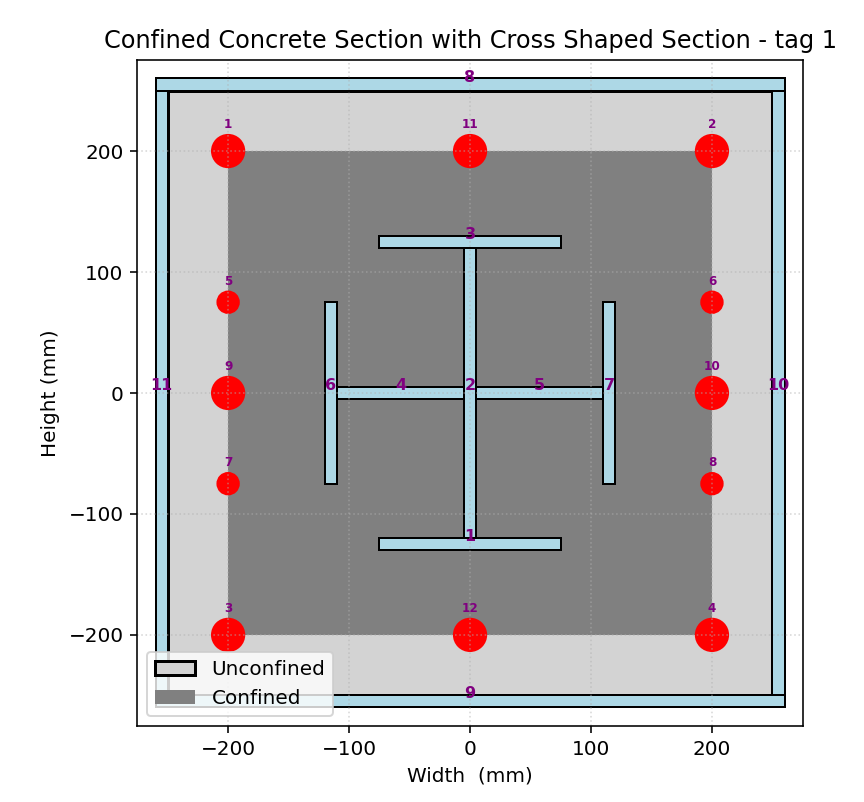

Source code (Python):
def COMPOSITE_REC_CROSS_SHAPED_STEEL_SECTION_FUN_EXTRA(secTag, HSec, BSec, cover,
                              STEEL_TYPE, fc, Kc,
                              STEEL_DENSITY,
                              CONCRETE_DENSITY, PLOT):
 
    """
    Create a rectangular confined‑concrete fiber section (OpenSees) and,
    if PLOT=True, draw a simple 2‑D sketch of the section.

    Parameters
    ----------
    secTag          : int   – section identifier
    HSec, BSec      : float – height and width  (mm)
    cover           : float – concrete cover (mm)
    STEEL_TYPE      : str   – 'ELASTIC' or 'INELASTIC'
    fc              : float – unconfined concrete compressive strength (MPa, negative)
    Kfc             : float – ratio of confined to unconfined concrete strength
    CONCRETE_DENSITY: float – ρc (kg/m³) – will be converted to N·s²/mm³
    STEEL_DENSITY   : float – ρc (kg/m³) – will be converted to N·s²/mm³
    PLOT            : bool  – draw the section if True
    
    THIS PYTHON SCRIPT WRITTEN BY SALAR DELAVAR GHASHGHAEI (QASHQAI)
    """
    import numpy as np
    import openseespy.opensees as ops
    import matplotlib.pyplot as plt
    import matplotlib.patches as patches
    
    # Define materials for nonlinear elements
    # Define parameters (units: mm, N)
    # ------------------------------------------
    # CONCRETE                  tag   f'c        ec0   f'cu        ecu
    # Cover concrete (unconfined)
    fcU = -fc                 # [N/mm²] Concrete Compressive Strength
    Ec = 4700 * np.sqrt(-fcU) # [N/mm^2] Concrete Elastic Modulus
    ec0U = 2*fcU/Ec           # [mm/mm] Concrete Compressive Strain
    fcUU = 0.2*fcU            # [N/mm²] Concrete Compressive Ultimate Strength
    ecuU = 5*ec0U             # [mm/mm] Concrete Compressive Ultimate Strain
    LambdaU = 0.1;	          # ratio between unloading slope    
    # Core concrete (confined)
    Kfc = 1.3;			      # ratio of confined to unconfined concrete strength
    fcC = Kfc*fcU             # [N/mm²] Concrete Compressive Strength
    Ec = 4700 * np.sqrt(-fcC) # [N/mm^2] Concrete Elastic Modulus
    ec0C = 2*fcC/Ec           # [mm/mm] Concrete Compressive Strain
    fcUC = 0.65*fcC           # [N/mm²] Concrete Compressive Ultimate Strength
    ecuC = 15*ec0C            # [mm/mm] Concrete Compressive Ultimate Strain
    LambdaC = 0.1;	          # ratio between unloading slope
    # tensile-strength properties
    ftC = 0.7 * np.sqrt(-fcC)  # [N/mm²] tensile strength +tension
    ftU = 0.7 * np.sqrt(-fcU)  # [N/mm²] tensile strength +tension
    EtsC = ftC/np.abs(ec0C)    # [N/mm²] tension softening stiffness
    EtsU = ftU/np.abs(ec0U)	   # [N/mm²] tension softening stiffness
    
    # STEEL
    # Reinforcing steel
    fy = 400          # [N/mm²] Steel Rebar Yield Strength   
    Es = 2e5          # [N/mm²] Modulus of Elasticity
    ey = fy/Es        # [mm/mm] Steel Rebar Yield Strain
    fu = 1.1818*fy    # [N/mm²] Steel Rebar Ultimate Strength
    esu = 0.09        # [mm/mm] Steel Rebar Ultimate Strain
    Esh = (fu - fy)/(esu - ey)
    Bs = Esh / Es
    # I Section
    fyI = 240          # [N/mm²] Steel I Section Yield Strength   
    EsI = 2e5          # [N/mm²] I Section Modulus of Elasticity
    eyI = fyI/EsI      # [mm/mm] Steel I Section Yield Strain
    fuI = 1.1818*fyI   # [N/mm²] Steel I Section Ultimate Strength
    esuI = 0.25        # [mm/mm] Steel I Section Ultimate Strain
    EshI = (fuI - fyI)/(esuI - eyI)
    BsI = EshI / EsI
    
    coreTag, coverTag, steelTag, steelITag = secTag + 1000, secTag + 2000, secTag + 3000, secTag + 4000
    if STEEL_TYPE == 'ELASTIC':
        ops.uniaxialMaterial('Elastic', steelTag, Es)      # REBAR
        ops.uniaxialMaterial('Elastic', steelTag, EsI)     # I SECION
    if STEEL_TYPE == 'INELASTIC':   
        pinchX = 0.8   # Pinching factor in X direction
        pinchY = 0.5   # Pinching factor in Y direction
        damage1 = 0.0  # Damage due to ductility
        damage2 = 0.0  # Damage due to energy
        beta = 0.1     # Stiffness degradation parameter
        # REBAR
        ops.uniaxialMaterial('Hysteretic', steelTag,
                                        fy, ey,
                                        fu, esu,
                                        0.2*fu, 1.1*esu,
                                        -fy, -ey,
                                        -fu, -esu,
                                        -0.2*fu, -1.1*esu,
                                        pinchX, pinchY,
                                        damage1, damage2, beta)
        # I SECION
        ops.uniaxialMaterial('Hysteretic', steelITag,
                                        fyI, eyI,
                                        fuI, esuI,
                                        0.2*fuI, 1.1*esuI,
                                        -fyI, -eyI,
                                        -fuI, -esuI,
                                        -0.2*fuI, -1.1*esuI,
                                        pinchX, pinchY,
                                        damage1, damage2, beta)
        # INFO LINK: https://opensees.berkeley.edu/wiki/index.php/Hysteretic_Material
        
    #ops.uniaxialMaterial('Concrete01', coreTag, fcC, ec0C, fcUC, ecuC)  # Core concrete (confined)
    #ops.uniaxialMaterial('Concrete01', coverTag, fcU, ec0U, fcUU, ecuU) # Cover concrete (unconfined)
    ops.uniaxialMaterial('Concrete02', coreTag, fcC, ec0C, fcUC, ecuC, LambdaC, ftC, EtsC) # build core concrete (confined)
    ops.uniaxialMaterial('Concrete02', coverTag, fcU, ec0U, fcUU, ecuU, LambdaU, ftU, EtsU) # build cover concrete (unconfined)
    
    # Some variables derived from the parameters
    y1 = HSec / 2.0
    z1 = BSec / 2.0
    NUMFIBERS = 20  # Number of layers for each fiber
    
    ops.section('Fiber', secTag)
    # Create the concrete core fibers
    ops.patch('rect', coreTag, NUMFIBERS, NUMFIBERS, cover - y1, cover - z1, y1 - cover, z1 - cover)
    
    # Create the concrete cover fibers (top, bottom, left, right)
    ops.patch('rect', coverTag, NUMFIBERS, 10, -y1, z1 - cover, y1, z1)
    ops.patch('rect', coverTag, NUMFIBERS, 10, -y1, -z1, y1, cover - z1)
    ops.patch('rect', coverTag, NUMFIBERS, 10, -y1, cover - z1, cover - y1, z1 - cover)
    ops.patch('rect', coverTag, NUMFIBERS, 10, y1 - cover, cover - z1, y1, z1 - cover)
    
    REBAR = 25.0 # [mm] Rebar Diameter
    PT = 10.0    # [mm] Plate Thickness
    # -------------------- Rebars -------------------------------
    # (diameter [mm], y‑coord [mm], x‑coord [mm])
    rebars = [
        (REBAR,  HSec/2 - cover, -BSec/2 + cover),    # 1
        (REBAR,  HSec/2 - cover, BSec/2 - cover),     # 2
        (REBAR,  -HSec/2 + cover, -BSec/2 + cover),   # 3
        (REBAR,  -HSec/2 + cover, +BSec/2 - cover),   # 4
        (REBAR,  0.0, -BSec/2 + cover),               # 5
        (REBAR,  0.0, +BSec/2 - cover),               # 6
        
        (REBAR,  HSec/2 - cover, 0.0),                # 7
        (REBAR,  -HSec/2 + cover, 0.0),               # 8
    ]

    for dia, y, x in rebars:
        area = np.pi * dia**2 / 4.0          # mm²
        ops.fiber(x, y, area, steelTag)      # add to OpenSees model
    
    # --------- Define Fibers for Flanges and Web ---------
    def add_rectangle_patch(y_bottom, y_top, x_left, x_right, num_y_divisions=NUMFIBERS, num_x_divisions=NUMFIBERS):
        """Helper function to add rectangular patches of fibers."""
        ops.patch('rect', steelITag, num_y_divisions, num_x_divisions, x_left, y_bottom, x_right, y_top)
    
    # -------------------- Steel Section -------------------------------
    # (layers depth[mm], layers width[mm], center y‑coord [mm], center x‑coord [mm], numSubdivY, numSubdivZ)
    steel_layers = [
        (10.0, 150.0, -125, 0.0, 10, 10),    # 1
        (240.0, 10.0, 0, 0.0, 10, 10),       # 2
        (10.0, 150.0, 125.0, 0.0, 10, 10),   # 3    
         
        (10.0, 105.0, 0.0, -57.5, 10, 10),    # 4
        (10.0, 105.0, 0.0, +57.5, 10, 10),    # 5
        
        (150.0, 10.0, 0.0, -115.0, 10, 10),   # 6
        (150.0, 10.0, 0.0, +115.0, 10, 10),   # 7
        
        (PT, BSec+2*PT, +0.5*HSec+0.5*PT, 0.0, 10, 10),  # 8 -> PLATE
        (PT, BSec+2*PT, -0.5*HSec-0.5*PT, 0.0, 10, 10),  # 9 -> PLATE
        (HSec, PT, 0.0, +0.5*BSec+0.5*PT, 10, 10),       # 10-> PLATE   
        (HSec, PT, 0.0, -0.5*BSec-0.5*PT, 10, 10),       # 11-> PLATE
        
    ]
    for depth, width, center_y, center_x, numSubdivY, numSubdivZ in steel_layers:
        x_left = center_x - width/2
        x_right = center_x + width/2
        y_bot = center_y - depth/2
        y_top = center_y + depth/2
        ops.patch('rect', steelITag, numSubdivY, numSubdivZ, x_left, y_bot, x_right, y_top)

    # -------------------- Section area -------------------------
    # Initialize
    min_bottom = float('inf')
    max_top = -float('inf')
    TOTAL_AREA = 0.0
    
    for depth, width, center_y, center_x,_ ,_ in steel_layers:
        bottom = center_y - depth/2
        top = center_y + depth/2
        min_bottom = min(min_bottom, bottom)
        max_top = max(max_top, top)
        TOTAL_AREA += depth * width
    
    SECTION_HEIGHT = max_top - min_bottom
    
    print(f"Steel Section height = {SECTION_HEIGHT} mm")
    print(f"Steel Section area   = {TOTAL_AREA} mm²")
    
    # Calculate mass
    MASS = HSec * BSec * CONCRETE_DENSITY + TOTAL_AREA * STEEL_DENSITY # kg/mm
    
    if PLOT:
        fig, ax = plt.subplots(figsize=(6, 6))
        # concrete block
        rect = plt.Rectangle((-z1, -y1), BSec, HSec,
                             facecolor='lightgray', edgecolor='k', lw=1.5, label='Unconfined')
        ax.add_patch(rect)

        # cover outline (just for visual aid)
        inner = plt.Rectangle((-z1 + cover, -y1 + cover),
                              BSec - 2 * cover, HSec - 2 * cover,
                              facecolor='gray', label='Confined')#, edgecolor='k', ls='--'
        ax.add_patch(inner)

        #fig, ax = plt.subplots(figsize=(10, 8))
        ax.set_xlabel('Width (mm)')
        ax.set_ylabel('Height (mm)')
        ax.set_title('Steel section (7 layers)')
        ax.grid(True, ls='--', alpha=0.5)
        
        # Steel geometry derived from steel_layers
        ii = 0
        for depth, width, center_y, center_x,_ ,_ in steel_layers:
            x_left = center_x - width/2
            x_right = center_x + width/2
            y_bot = center_y - depth/2
            y_top = center_y + depth/2
            rect = patches.Rectangle(
                (x_left, y_bot), width, depth,
                linewidth=1, edgecolor='black', facecolor='lightblue'
            )
            ax.add_patch(rect)
            ii += 1
            ax.text(
                center_x, center_y, f'{ii}',
                color='purple', fontsize=8,
                ha='center', va='bottom', fontweight='bold'
            )

        # Rebars – red circles + numbers
        for i, (dia, y, x) in enumerate(rebars, start=1):
            # circle
            circ = patches.Circle((x, y), radius=dia/2,
                                 edgecolor='red', facecolor='red',
                                 linewidth=2)
            ax.add_patch(circ)

            # label – placed a little above the bar
            ax.text(x, y + dia/2 + 4, f'{i}',
                    color='purple', fontsize=6,
                    ha='center', va='bottom',
                    fontweight='bold')

        ax.set_aspect('equal')
        ax.set_xlabel('Width  (mm)')
        ax.set_ylabel('Height (mm)')
        ax.set_title(f'Confined Concrete Section with Cross Shaped Section - tag {secTag}')
 
        max_dim = max(BSec, HSec) + 50
        ax.set_xlim(-max_dim/2, max_dim/2)
        ax.set_ylim(-max_dim/2, max_dim/2)
        ax.grid(True, ls=':', alpha=0.5)
        ax.legend()
        plt.show()

    return HSec+2*PT, MASS
